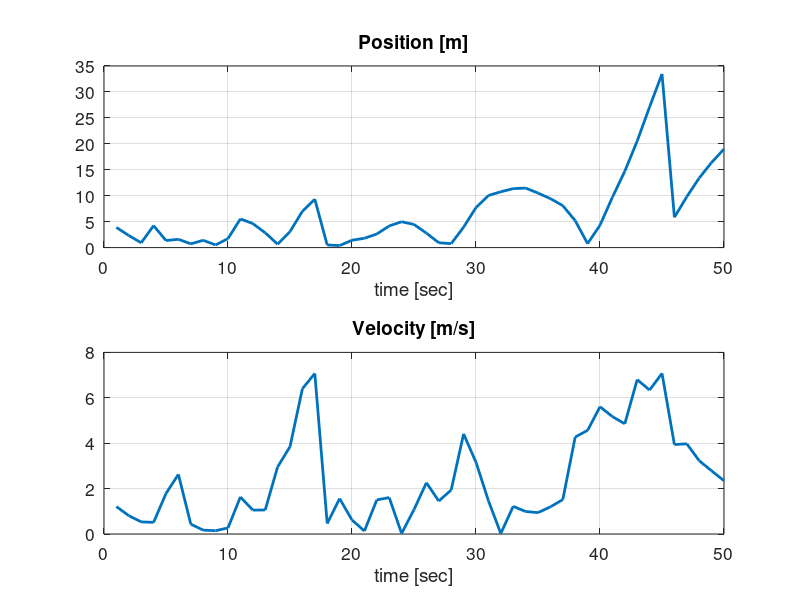

This chart was generated by the following MATLAB code: (Note: this script raises an error after producing the figure.)
load 1_c_100.mat
e_x_100 = x_true - xhat_SIS;
sgmhat_100 = sgmhat_SIS;
time_spent_100 = time_spent_SIS;

load 1_c_1000.mat
e_x_1000 = x_true - xhat_SIS;
sgmhat_1000 = sgmhat_SIS;
time_spent_1000 = time_spent_SIS;

load 1_c_10000.mat
e_x_10000 = x_true - xhat_SIS;
sgmhat_10000 = sgmhat_SIS;
time_spent_10000 = time_spent_SIS;

MC = size(e_x_100,1)/2;
simLen = size(e_x_100,2);

for i = 1:simLen
    RMS_100(:,i) = [sqrt(sum(e_x_100(1:2:end,i).^2)/MC);sqrt(sum(e_x_100(2:2:end,i).^2)/MC)];
    RMS_1000(:,i) = [sqrt(sum(e_x_1000(1:2:end,i).^2)/MC);sqrt(sum(e_x_1000(2:2:end,i).^2)/MC)];
    RMS_10000(:,i) = [sqrt(sum(e_x_10000(1:2:end,i).^2)/MC);sqrt(sum(e_x_10000(2:2:end,i).^2)/MC)]; 
end

% settings
default_font_size = 12.5; % default font size
default_line_width = 2; % default line width

% case 1
figure('DefaultAxesFontSize',default_font_size);
subplot(2,1,1)
plot(1:simLen,RMS_100(1,:),'LineWidth',default_line_width)
grid on
xlabel('time [sec]')
title('Position [m]')
subplot(2,1,2)
plot(1:simLen,RMS_100(2,:),'LineWidth',default_line_width)
grid on
xlabel('time [sec]')
title('Velocity [m/s]')
sgtitle('SIS RMSE result (N = 100)')

figure;
subplot(2,1,1)
plot(1:simLen,sgmhat_100(1:2:end,:),'LineWidth',default_line_width)
grid on
subplot(2,1,2)
plot(1:simLen,sgmhat_100(2:2:end,:),'LineWidth',default_line_width)
grid on
xlabel('time [sec]')
sgtitle('SIS root(P) result (N = 100)')

% case 2
figure('DefaultAxesFontSize',default_font_size);
subplot(2,1,1)
plot(1:simLen,RMS_1000(1,:),'LineWidth',default_line_width)
grid on
xlabel('time [sec]')
title('Position [m]')
subplot(2,1,2)
plot(1:simLen,RMS_1000(2,:),'LineWidth',default_line_width)
grid on
xlabel('time [sec]')
title('Velocity [m/s]')
sgtitle('SIS RMSE result (N = 1000)')

figure;
subplot(2,1,1)
plot(1:simLen,sgmhat_1000(1:2:end,:),'LineWidth',default_line_width)
grid on
subplot(2,1,2)
plot(1:simLen,sgmhat_1000(2:2:end,:),'LineWidth',default_line_width)
grid on
xlabel('time [sec]')
sgtitle('SIS root(P) result (N = 1000)')

% case 3
figure('DefaultAxesFontSize',default_font_size);
subplot(2,1,1)
plot(1:simLen,RMS_10000(1,:),'LineWidth',default_line_width)
grid on
xlabel('time [sec]')
title('Position [m]')
subplot(2,1,2)
plot(1:simLen,RMS_10000(2,:),'LineWidth',default_line_width)
grid on
xlabel('time [sec]')
title('Velocity [m/s]')
sgtitle('SIS RMSE result (N = 10000)')

figure;
subplot(2,1,1)
plot(1:simLen,sgmhat_10000(1:2:end,:),'LineWidth',default_line_width)
grid on
subplot(2,1,2)
plot(1:simLen,sgmhat_10000(2:2:end,:),'LineWidth',default_line_width)
grid on
xlabel('time [sec]')
sgtitle('SIS root(P) result (N = 10000)')

%% computation time
figure('DefaultAxesFontSize',default_font_size);
plot(1:MC,time_spent_100,'LineWidth',default_line_width)
hold on
plot(1:MC,time_spent_1000,'LineWidth',default_line_width)
hold on
plot(1:MC,time_spent_10000,'LineWidth',default_line_width)
grid on
xlabel('Monte-Carlo iteration step [-]')
legend({'N = 100','N = 1000','N = 10000'},'Location','best')
title('SIS computation result')
